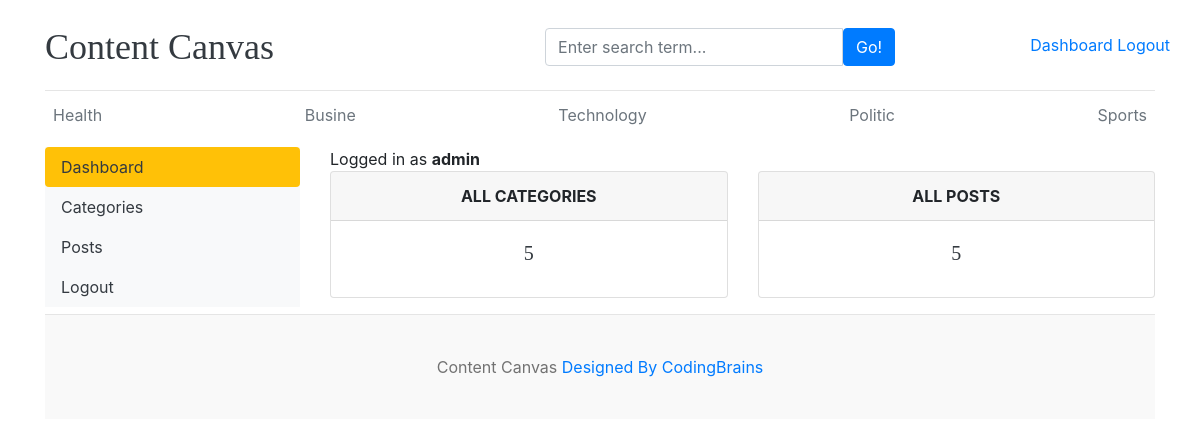
The page /dashboard/ (signed in) on the database its author committed.
### blog/models.py (models this page shows, shortened)
class Category(models.Model):
    category_name=models.CharField(max_length=50,unique=True)
    created_at=models.DateTimeField(auto_now_add=True)
    updated_at=models.DateTimeField(auto_now=True)
    class Meta:
        verbose_name_plural='categories'

### dashboards/views.py (the view)
# urls.py: path('dashboard/',include('dashboards.urls')),
@login_required(login_url='login')
def dashboard(request):
    category_count=Category.objects.all().count()
    blogs_count=Blog.objects.all().count()
    context={
        'category_count':category_count,
        'blogs_count':blogs_count,
    }
    return render(request, 'dashboard/dashboard.html',context)

### blog/context_processors.py (called while the page is built)
def get_categories(request):
    categories=Category.objects.all()
    return dict(categories=categories)

def get_social_links(request):
    social_links=SocialLink.objects.all()
    return dict(social_links=social_links)

### templates/dashboard/dashboard.html
{% extends 'base.html' %}
{% block content %}
<div class="row">
{% include "dashboard/sidebar.html" %}
<div class="col-md-9">
<span> Logged in as <b> {{user}}  </b></span>
<div class="row">
<div class="col">
<div class="card border-default mb-3">
<div class="card-header text-center text-uppercase font-weight-bold">All Categories</div>
<div class="card-body text-dark">
<h5 class="card-title text-center">{{category_count}}</h5>
</div>
</div>
</div>
<div class="col">
<div class="card border-default mb-3">
<div class="card-header text-center text-uppercase font-weight-bold">All Posts</div>
<div class="card-body text-dark">
<h5 class="card-title text-center">{{blogs_count}}</h5>
</div>
</div>
</div>
</div>
</div>
</div>
{% endblock %}

### templates/base.html (shortened to what this page needs)
{% load static %}
<!DOCTYPE html>
<html lang="en">
<head>
    <link href="https://getbootstrap.com/docs/4.0/dist/css/bootstrap.min.css" rel="stylesheet">
    <link href="{% static 'css/cc.css' %}" rel="stylesheet">
    <link rel="stylesheet" href="https://cdnjs.cloudflare.com/ajax/libs/font-awesome/4.7.0/css/font-awesome.min.css">
  </head>
<body>
    <div class="container">
      <header class="blog-header py-3">
        <div class="row flex-nowrap justify-content-between align-items-center">
          <div class="col-4 pt-1">
            <a class="blog-header-logo text-dark" href="/">Content Canvas</a>
          </div>
          <div class="col-4 pt-1">
                <form action={% url "search" %} method="GET">
                <div class="input-group">
                    <input class="form-control" type="text" name="keyword" value="{{keyword}}" placeholder="Enter search term..." aria-label="Enter search term..." aria-describedby="button-search" />
                    <button type="submit" class="btn btn-primary" id="button-search" type="button">Go!</button>
                </div>
              </form>
          </div>
          {% if not user.is_authenticated %}
          <div class="col-4 d-flex justify-content-end align-items-center">
            <a class="btn btn-sm btn-warning" href="{% url 'login' %}">Login</a> &nbsp;
            <a class="btn btn-sm btn-outline-secondary" href="{% url 'register' %}">Register</a>
          </div>
          {% else %}
          <span><a href="{% url 'dashboard' %}">Dashboard</a> <span>
          <span><a href="{% url 'logout' %}"> Logout</a></span>
          {% endif %}
        </div>
      </header>
      <div class="nav-scroller py-1 mb-2">
        <nav class="nav d-flex justify-content-between">
          {% for cat in categories %}
          <a class="p-2 text-muted" href="{% url 'posts_by_category' cat.id %}">{{cat.category_name}}</a>
          {% endfor %}
        </nav>
      </div>
{% block content %}
{% endblock  %}
<footer class="blog-footer">
    <p>Content Canvas  <a href="#">Designed By CodingBrains</a></p>
  </footer>
  </body>
  </html>

### contentcanvas/static/css/cc.css (style rules this page uses)
.blog-header { border-bottom: 1px solid #e5e5e5; }
.blog-header-logo { font-family: "Playfair Display", Georgia, "Times New Roman", serif; font-size: 2.25rem; }
h1, h2, h3, h4, h5, h6 { font-family: "Playfair Display", Georgia, "Times New Roman", serif; }
.blog-footer { padding: 2.5rem 0; color: #727272; text-align: center; background-color: #f9f9f9; border-top: .05rem solid #e5e5e5; }
.blog-footer p:last-child { margin-bottom: 0; }

### rows shown on the page
Category: category_name "Health"
Category: category_name "Busine"
Category: category_name "Technology"
Category: category_name "Politic"
Category: category_name "Sports"

### other values the page prints
{{ user }} "admin"
{{ category_count }} "5"
{{ blogs_count }} "5"
